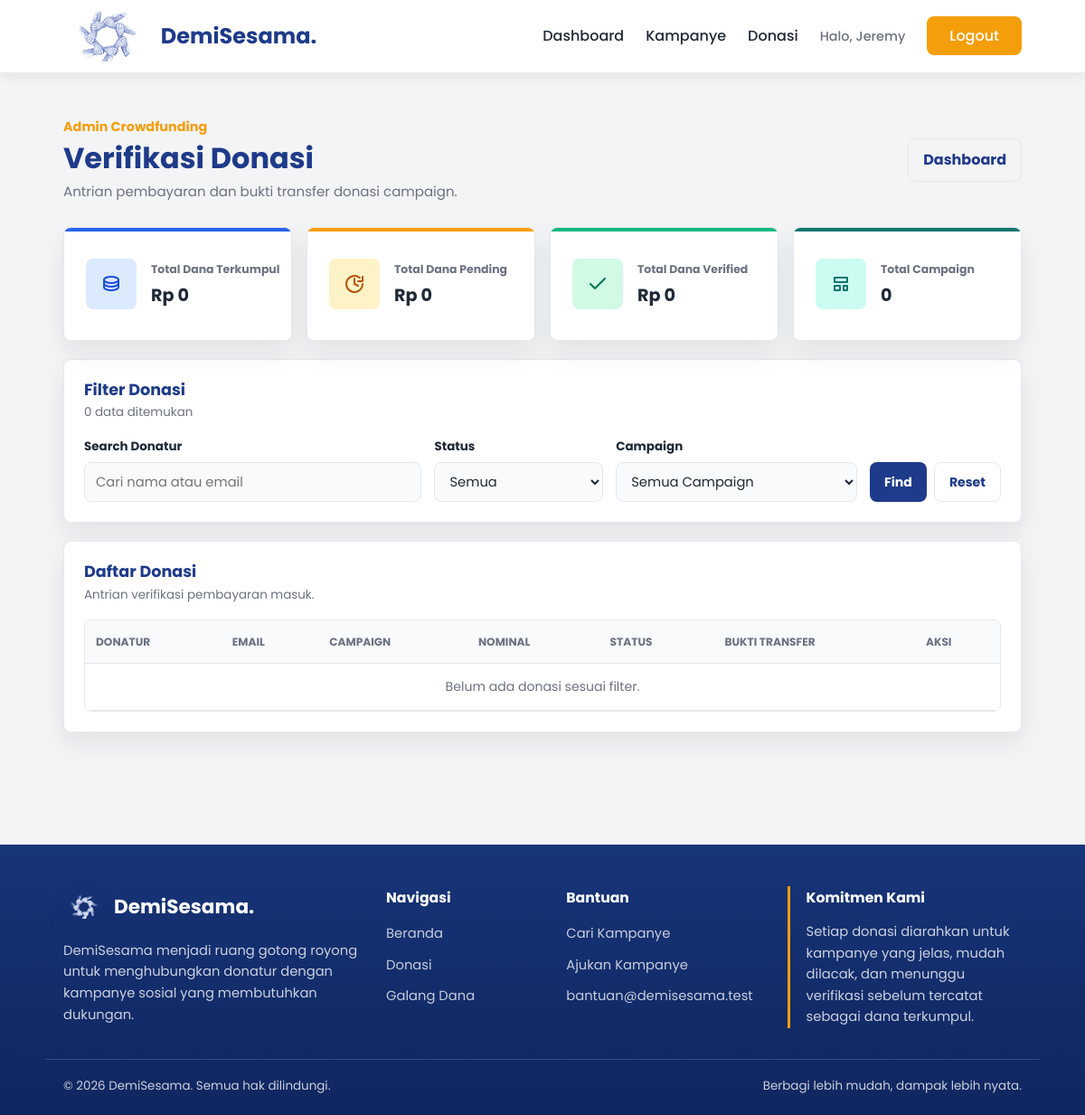
The page /admin/donasi.php (signed in) on the database as committed earlier.
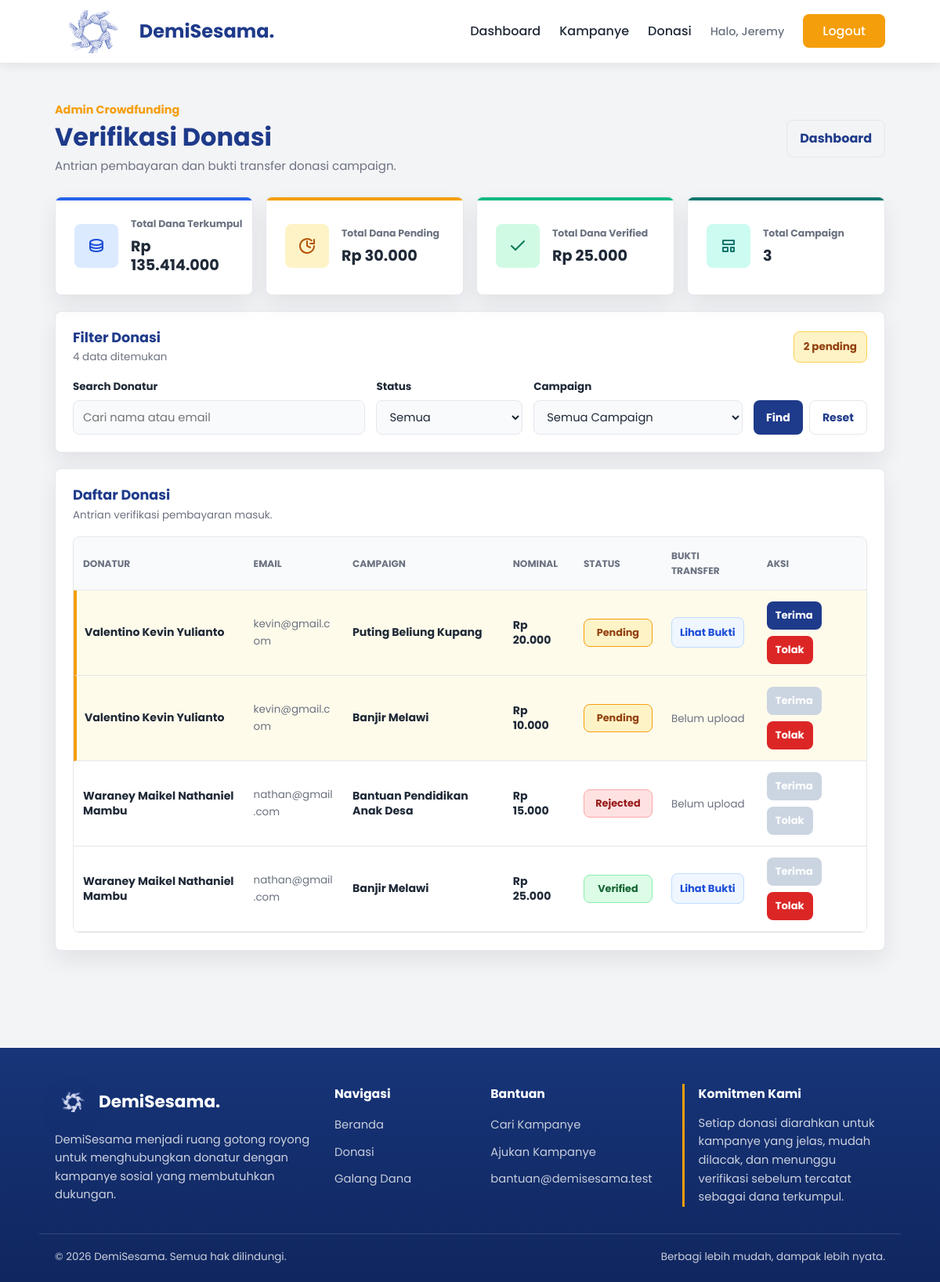
The same page on the database as committed later.
### tables this page shows
CREATE TABLE `donasi` (
  `id_donasi` int(11) NOT NULL AUTO_INCREMENT,
  `id_donatur` int(11) NOT NULL,
  `id_kampanye` int(11) NOT NULL,
  `nominal_donasi` decimal(15,2) NOT NULL,
  `metode_pembayaran` varchar(50) NOT NULL,
  `pesan_dukungan` text DEFAULT NULL,
  `bukti_transfer` varchar(255) DEFAULT NULL,
  `status` enum('PENDING','VERIFIED','REJECTED','EXPIRED') DEFAULT 'PENDING',
  `waktu_donasi` timestamp NOT NULL DEFAULT current_timestamp(),
  `waktu_kadaluarsa` datetime DEFAULT NULL,
  PRIMARY KEY (`id_donasi`),
  KEY `id_donatur` (`id_donatur`),
  KEY `id_kampanye` (`id_kampanye`),
  CONSTRAINT `donasi_ibfk_1`
    FOREIGN KEY (`id_donatur`)
    REFERENCES `donatur` (`id_donatur`)
    ON DELETE CASCADE,
  CONSTRAINT `donasi_ibfk_2`
    FOREIGN KEY (`id_kampanye`)
    REFERENCES `kampanye` (`id_kampanye`)
    ON DELETE CASCADE
);

CREATE TABLE `donatur` (
  `id_donatur` int(11) NOT NULL AUTO_INCREMENT,
  `nama_lengkap` varchar(50) NOT NULL,
  `email` varchar(50) NOT NULL,
  `nomor_telepon` varchar(15) NOT NULL,
  `password` varchar(50) NOT NULL,
  PRIMARY KEY (`id_donatur`)
);

CREATE TABLE `kampanye` (
  `id_kampanye` int(11) NOT NULL AUTO_INCREMENT,
  `id_penyelenggara` int(11) NOT NULL,
  `judul_kampanye` varchar(100) NOT NULL,
  `kategori` varchar(50) NOT NULL,
  `lokasi` varchar(100) NOT NULL,
  `deskripsi` varchar(1000) NOT NULL,
  `target_dana` int(15) NOT NULL,
  `dana_terkumpul` int(15) NOT NULL DEFAULT 0,
  `batas_waktu` date NOT NULL,
  `gambar_poster` varchar(255) NOT NULL,
  PRIMARY KEY (`id_kampanye`),
  KEY `id_penyelenggara` (`id_penyelenggara`),
  CONSTRAINT `kampanye_ibfk_1`
    FOREIGN KEY (`id_penyelenggara`)
    REFERENCES `penyelenggara` (`id_penyelenggara`)
    ON DELETE CASCADE
    ON UPDATE CASCADE
);

### components/path_helper.php (called while the page is built, shortened)
<?php
if (!function_exists('appBaseUrl')) {
    function appBaseUrl() {
        static $base_url = null;
        if ($base_url !== null) {
            return $base_url;
        }
        $document_root = realpath($_SERVER['DOCUMENT_ROOT'] ?? '');
        $project_root = realpath(dirname(__DIR__));
        if ($document_root && $project_root && strpos($project_root, $document_root) === 0) {
            $relative = trim(str_replace('\\', '/', substr($project_root, strlen($document_root))), '/');
            $base_url = '/' . ($relative !== '' ? $relative . '/' : '');
            return $base_url;
        }
        $script_name = str_replace('\\', '/', $_SERVER['SCRIPT_NAME'] ?? '/');
        $base_url = preg_replace('#/(admin|auth|pages)/[^/]*$#', '/', $script_name);
        $base_url = preg_replace('#/[^/]*$#', '/', $base_url);
        return $base_url ?: '/';
    }
}
if (!function_exists('url_for')) {
    function url_for($path = '') {
        $path = (string) $path;
        return appBaseUrl() . ltrim($path, '/');
    }
}
if (!function_exists('asset_url')) {
    function asset_url($path) {
        return url_for($path);
    }
}
if (!function_exists('current_page_path')) {
    function current_page_path() {
        $script_name = str_replace('\\', '/', $_SERVER['SCRIPT_NAME'] ?? '');
        $base_url = appBaseUrl();
        return ltrim(basename($script_name), '/');
    }
}
?>

### components/auth.php (called while the page is built, shortened)
<?php
require_once __DIR__ . "/donation_helper.php";
if (!function_exists('currentAdminId')) {
    function currentAdminId() {
        return (int) ($_SESSION['id_penyelenggara'] ?? 0);
    }
}
?>

### components/admin_service.php (called while the page is built, shortened)
<?php
require_once __DIR__ . "/donation_helper.php";
if (!function_exists('fetchAllAssoc')) {
    function fetchAllAssoc($result) {
        $rows = [];
        if ($result) {
            while ($row = mysqli_fetch_assoc($result)) {
                $rows[] = $row;
            }
        }
        return $rows;
    }
}
if (!function_exists('getAdminSummary')) {
    function getAdminSummary($conn, $id_penyelenggara) {
        $id_penyelenggara = (int) $id_penyelenggara;
        $summary = [
            'kampanye' => 0,
            'pending' => 0,
            'collected_total' => 0,
            'verified_total' => 0,
            'pending_total' => 0,
        ];
        $stmt = mysqli_prepare(
            $conn,
            "SELECT
                COUNT(*) AS total_kampanye,
                COALESCE(SUM(k.dana_terkumpul), 0) AS collected_total,
                (
                    SELECT COUNT(*)
                    FROM donasi d
                    INNER JOIN kampanye kd ON kd.id_kampanye = d.id_kampanye
                    WHERE kd.id_penyelenggara = ? AND d.status = 'PENDING'
                ) AS total_pending,
                (
                    SELECT COALESCE(SUM(d.nominal_donasi), 0)
                    FROM donasi d
                    INNER JOIN kampanye kd ON kd.id_kampanye = d.id_kampanye
                    WHERE kd.id_penyelenggara = ? AND d.status = 'VERIFIED'
                ) AS verified_total,
                (
                    SELECT COALESCE(SUM(d.nominal_donasi), 0)
                    FROM donasi d
                    INNER JOIN kampanye kd ON kd.id_kampanye = d.id_kampanye
                    WHERE kd.id_penyelenggara = ? AND d.status = 'PENDING'
                ) AS pending_total
             FROM kampanye k
             WHERE k.id_penyelenggara = ?"
        );
        mysqli_stmt_bind_param($stmt, "iiii", $id_penyelenggara, $id_penyelenggara, $id_penyelenggara, $id_penyelenggara);
        mysqli_stmt_execute($stmt);
        $result = mysqli_stmt_get_result($stmt);
        $row = $result ? mysqli_fetch_assoc($result) : null;
        if ($row) {
            $summary['kampanye'] = (int) $row['total_kampanye'];
            $summary['pending'] = (int) $row['total_pending'];
            $summary['collected_total'] = (float) $row['collected_total'];
            $summary['verified_total'] = (float) $row['verified_total'];
            $summary['pending_total'] = (float) $row['pending_total'];
        }
        return $summary;
    }
}
if (!function_exists('getManagedDonations')) {
    function getManagedDonations($conn, $id_penyelenggara, $status = '', $search = '', $campaign_id = 0) {
        $id_penyelenggara = (int) $id_penyelenggara;
        $status = trim($status);
        $search = trim($search);
        $campaign_id = (int) $campaign_id;
        $sql = "SELECT
                    d.*,
                    dn.nama_lengkap,
                    dn.email,
                    k.id_kampanye AS campaign_id,
                    k.judul_kampanye,
                    k.dana_terkumpul
                FROM donasi d
                INNER JOIN kampanye k ON k.id_kampanye = d.id_kampanye
                INNER JOIN donatur dn ON dn.id_donatur = d.id_donatur
                WHERE k.id_penyelenggara = ?";
        $types = "i";
        $params = [$id_penyelenggara];
        $sql .= " ORDER BY
                    CASE WHEN d.status = 'PENDING' THEN 0 ELSE 1 END,
                    d.waktu_donasi DESC";
        $stmt = mysqli_prepare($conn, $sql);
        mysqli_stmt_bind_param($stmt, $types, ...$params);
        mysqli_stmt_execute($stmt);
        $rows = fetchAllAssoc(mysqli_stmt_get_result($stmt));
        return $rows;
    }
}
?>

### components/donation_helper.php (called while the page is built, shortened)
<?php
require_once __DIR__ . "/path_helper.php";
if (!function_exists('e')) {
    function e($value) {
        return htmlspecialchars((string) $value, ENT_QUOTES, 'UTF-8');
    }
}
if (!function_exists('formatRupiah')) {
    function formatRupiah($value) {
        return "Rp " . number_format((float) $value, 0, ',', '.');
    }
}
?>

### admin/donasi.php (the view, shortened to what the changed rows need)
<?php
require_once("../components/db_conn.php");
require_once("../components/auth.php");
require_once("../components/admin_service.php");
$admin_id = currentAdminId();
$status_filter = trim($_GET['status'] ?? '');
$search_query = trim($_GET['q'] ?? '');
$campaign_filter = filter_input(INPUT_GET, 'campaign', FILTER_VALIDATE_INT);
$campaign_filter = $campaign_filter ? (int) $campaign_filter : 0;
$filter_params = [];
$filter_query = http_build_query($filter_params);
$form_action = url_for('admin/donasi.php' . ($filter_query !== '' ? '?' . $filter_query : ''));
$summary = getAdminSummary($conn, $admin_id);
$donations = getManagedDonations($conn, $admin_id, $status_filter, $search_query, $campaign_filter);
$active_filter_count = ($search_query !== '' ? 1 : 0) + ($status_filter !== '' ? 1 : 0) + ($campaign_filter > 0 ? 1 : 0);
?>
<!DOCTYPE html>
<html lang="id">
<head>
    <link rel="stylesheet" href="<?php echo asset_url('css/global.css?v=3'); ?>">
    <link rel="stylesheet" href="<?php echo asset_url('css/form.css?v=3'); ?>">
    <link rel="stylesheet" href="<?php echo asset_url('css/admin.css?v=4'); ?>">
</head>
<body>
    <main class="admin-page verification-page">
        <div class="container">
            <div class="admin-heading verification-heading">
                <div>
                    <h1>Verifikasi Donasi</h1>
                </div>
            </div>
            <section class="verification-stats" aria-label="Ringkasan donasi">
                <article class="verification-stat-card stat-total">
                    <div>
                        <span>Total Dana Terkumpul</span>
                        <strong><?php echo formatRupiah($summary['collected_total']); ?></strong>
                    </div>
                </article>
                <article class="verification-stat-card stat-pending">
                    <div>
                        <span>Total Dana Pending</span>
                        <strong><?php echo formatRupiah($summary['pending_total']); ?></strong>
                    </div>
                </article>
                <article class="verification-stat-card stat-verified">
                    <div>
                        <span>Total Dana Verified</span>
                        <strong><?php echo formatRupiah($summary['verified_total']); ?></strong>
                    </div>
                </article>
                <article class="verification-stat-card stat-campaign">
                    <div>
                        <span>Total Campaign</span>
                        <strong><?php echo (int) $summary['kampanye']; ?></strong>
                    </div>
                </article>
            </section>
            <section class="verification-filter-panel">
                <div class="verification-filter-head">
                    <div>
                        <h2>Filter Donasi</h2>
                        <span><?php echo count($donations); ?> data ditemukan<?php echo $active_filter_count > 0 ? " dari " . (int) $active_filter_count . " filter aktif" : ""; ?></span>
                    </div>
                    <?php if ($summary['pending'] > 0): ?>
                        <strong><?php echo (int) $summary['pending']; ?> pending</strong>
                    <?php endif; ?>
                </div>
            </section>
            <section class="verification-table-panel daftar-donasi-panel">
                <div class="verification-table-head daftar-donasi-head">
                    <div>
                        <h2>Daftar Donasi</h2>
                    </div>
                </div>
                <div class="verification-table-wrap daftar-donasi-wrap">
                    <table class="verification-table daftar-donasi-table">
                        <thead>
                            <tr>
                                <th>Donatur</th>
                                <th>Email</th>
                                <th>Campaign</th>
                                <th>Nominal</th>
                                <th>Status</th>
                                <th>Bukti Transfer</th>
                                <th>Aksi</th>
                            </tr>
                        </thead>
                        <tbody>
                            <?php if (empty($donations)): ?>
                                <tr class="verification-empty-row daftar-donasi-empty-row">
                                    <td colspan="7">Belum ada donasi sesuai filter.</td>
                                </tr>
                            <?php endif; ?>
                            <?php foreach ($donations as $donasi): ?>
                                <?php
                                    $status = (string) $donasi['status'];
                                    $status_class = preg_replace('/[^a-z0-9_-]/', '', strtolower($status));
                                    $is_pending = $status === 'PENDING';
                                    $has_proof = !empty($donasi['bukti_transfer']);
                                    $can_accept = $has_proof && $status !== 'VERIFIED';
                                    $can_reject = $status !== 'REJECTED';
                                ?>
                                <tr class="<?php echo $is_pending ? 'verification-row-pending daftar-donasi-row-pending' : 'daftar-donasi-row'; ?>">
                                    <td class="verification-donor">
                                        <strong><?php echo e($donasi['nama_lengkap']); ?></strong>
                                    </td>
                                    <td>
                                        <span class="verification-email"><?php echo e($donasi['email']); ?></span>
                                    </td>
                                    <td>
                                        <strong class="verification-campaign"><?php echo e($donasi['judul_kampanye']); ?></strong>
                                    </td>
                                    <td>
                                        <strong class="verification-amount"><?php echo formatRupiah($donasi['nominal_donasi']); ?></strong>
                                    </td>
                                    <td>
                                        <span class="verification-status-badge status-<?php echo e($status_class); ?>">
                                            <?php echo e(ucfirst(strtolower($status))); ?>
                                        </span>
                                    </td>
                                    <td>
                                        <?php if ($has_proof): ?>
                                            <a class="verification-proof-link" href="<?php echo e(asset_url($donasi['bukti_transfer'])); ?>" target="_blank" rel="noopener">
                                                Lihat Bukti
                                            </a>
                                        <?php else: ?>
                                            <span class="verification-muted">Belum upload</span>
                                        <?php endif; ?>
                                    </td>
                                    <td>
                                        <form method="POST" action="<?php echo e($form_action); ?>" class="verification-actions">
                                            <button class="verification-btn verification-btn-accept" type="submit" name="action" value="verify" <?php echo $can_accept ? '' : 'disabled'; ?>>
                                                Terima
                                            </button>
                                            <button class="verification-btn verification-btn-reject" type="submit" name="action" value="reject" <?php echo $can_reject ? '' : 'disabled'; ?>>
                                                Tolak
                                            </button>
                                        </form>
                                    </td>
                                </tr>
                            <?php endforeach; ?>
                        </tbody>
                    </table>
                </div>
            </section>
        </div>
    </main>
</body>
</html>

Rows that differ between the two databases and show on the page:
added donasi: id_donatur.nama_lengkap "Valentino Kevin Yulianto", id_donatur.email "kevin@gmail.com", id_kampanye.judul_kampanye "Puting Beliung Kupang", nominal_donasi "Rp 20.000", status "Pending"
added donasi: id_donatur.nama_lengkap "Valentino Kevin Yulianto", id_donatur.email "kevin@gmail.com", id_kampanye.judul_kampanye "Banjir Melawi", nominal_donasi "Rp 10.000", status "Pending", shows "Belum upload"
added donasi: id_donatur.nama_lengkap "Waraney Maikel Nathaniel Mambu", id_donatur.email "nathan@gmail.com", id_kampanye.judul_kampanye "Bantuan Pendidikan Anak Desa", nominal_donasi "Rp 15.000", status "Rejected", shows "Belum upload"
added donasi: id_donatur.nama_lengkap "Waraney Maikel Nathaniel Mambu", id_donatur.email "nathan@gmail.com", id_kampanye.judul_kampanye "Banjir Melawi", nominal_donasi "Rp 25.000", status "Verified"
Other text that changed with them:
formatRupiah($summary['collected_total']): "Rp 0" → "Rp 135.414.000"
formatRupiah($summary['pending_total']): "Rp 0" → "Rp 30.000"
formatRupiah($summary['verified_total']): "Rp 0" → "Rp 25.000"
$summary['kampanye']: "0" → "3"
count($donations): "0" → "4"
$summary['pending']: (not shown) → "2"
text no longer shown: "Belum ada donasi sesuai filter."
text now shown: "pending"
